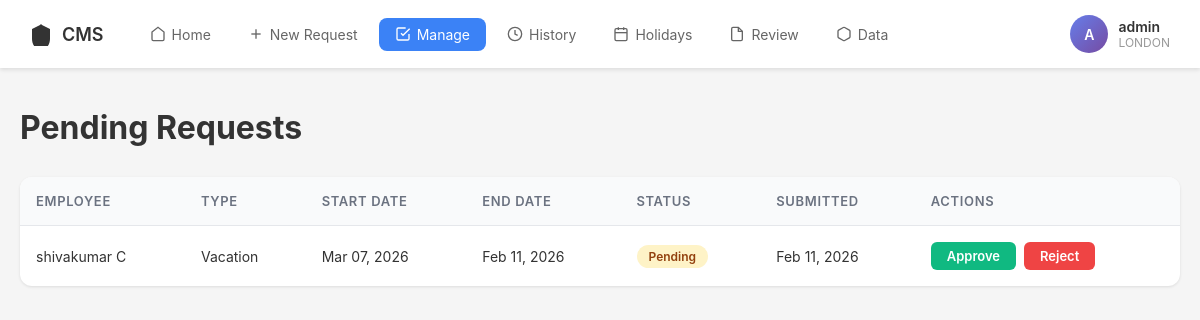
The page /manage/ (signed in) on the database its author committed.
### cmsapp/models.py (models this page shows, shortened)
class User(AbstractUser):
    ROLE_CHOICES = (
        ('employee', 'Employee'),
        ('manager', 'Manager'),
        ('admin', 'Admin'),
    )
    role = models.CharField(max_length=10, choices=ROLE_CHOICES, default='employee')
    location = models.CharField(max_length=100, blank=True)
    country = models.CharField(max_length=100, default='USA')

class TimeOffRequest(models.Model):
    STATUS_CHOICES = [
    ('pending', 'Pending'),
    ('approved', 'Approved'),
    ('rejected', 'Rejected'),
    ('withdrawn', 'Withdrawn'),
]
    TYPE_CHOICES = (
        ('vacation', 'Vacation'),
        ('sick', 'Sick Leave'),
        ('personal', 'Personal Leave'),
        ('other', 'Other'),
    )
    user = models.ForeignKey(User, on_delete=models.CASCADE, related_name='time_off_requests')
    type = models.CharField(max_length=20, choices=TYPE_CHOICES, default='vacation')
    start_date = models.DateField()
    end_date = models.DateField()
    reason = models.TextField()
    status = models.CharField(max_length=10, choices=STATUS_CHOICES, default='pending')
    created_at = models.DateTimeField(auto_now_add=True)
    updated_at = models.DateTimeField(auto_now=True)
    reviewed_by = models.ForeignKey(User, on_delete=models.SET_NULL, null=True, blank=True, related_name='reviewed_requests')
    review_comment = models.TextField(blank=True)
    class Meta:
        ordering = ['-created_at']

### cmsapp/views.py (the view)
# urls.py: path('manage/', views.manage_requests_view, name='manage_requests'),
@login_required
def manage_requests_view(request):
    if request.user.role in ['manager', 'admin']:
        requests = TimeOffRequest.objects.filter(status='pending')
    else:
        requests = TimeOffRequest.objects.filter(user=request.user)
    return render(request, 'manage_requests.html', {'requests': requests})

### templates/manage_requests.html (shortened to what this page needs)
{% extends 'base.html' %}
{% block content %}
<div class="page-header">
    <h1 class="page-title">
        {% if user.role == 'employee' %}
            My Requests
        {% else %}
            Pending Requests
        {% endif %}
    </h1>
</div>
<div class="requests-container">
    {% if requests %}
    <table class="requests-table">
        <thead>
            <tr>
                <th>Employee</th>
                <th>Type</th>
                <th>Start Date</th>
                <th>End Date</th>
                <th>Status</th>
                <th>Submitted</th>
                <th>Actions</th>
            </tr>
        </thead>
        <tbody>
            {% for request in requests %}
            <tr>
                <td>{{ request.user.get_full_name }}</td>
                <td style="text-transform: capitalize;">{{ request.type }}</td>
                <td>{{ request.start_date|date:"M d, Y" }}</td>
                <td>{{ request.end_date|date:"M d, Y" }}</td>
                <td>
                    <span class="status-badge status-{{ request.status }}">
                        {{ request.status }}
                    </span>
                </td>
                <td>{{ request.created_at|date:"M d, Y" }}</td>
                <td>
                    <div class="action-buttons">
                        {% if user.role != 'employee' and request.status == 'pending' %}
                            <a href="{% url 'approve_request' request.id %}" class="btn-sm btn-approve">Approve</a>
                            <a href="{% url 'reject_request' request.id %}" class="btn-sm btn-reject">Reject</a>
                        {% endif %}
                    </div>
                </td>
            </tr>
            {% endfor %}
        </tbody>
    </table>
    {% endif %}
</div>
{% endblock %}

### templates/base.html (shortened to what this page needs)
<!DOCTYPE html>
<html lang="en">
<head>
</head>
<body>
    <nav class="navbar">
        <div class="navbar-left">
            <a href="{% url 'home' %}" class="logo">
                <svg viewBox="0 0 24 24" fill="currentColor">
                    <path d="M12 2L2 7v10c0 5.55 3.84 10.74 9 12 5.16-1.26 9-6.45 9-12V7l-10-5z"/>
                </svg>
                CMS
            </a>
            <ul class="nav-links">
                <li><a href="{% url 'home' %}" class="{% if request.resolver_match.url_name == 'home' %}active{% endif %}">
                    <svg width="16" height="16" viewBox="0 0 24 24" fill="none" stroke="currentColor" stroke-width="2">
                        <path d="M3 9l9-7 9 7v11a2 2 0 0 1-2 2H5a2 2 0 0 1-2-2z"/>
                    </svg>
                    Home
                </a></li>
                <li><a href="{% url 'new_request' %}" class="{% if request.resolver_match.url_name == 'new_request' %}active{% endif %}">
                    <svg width="16" height="16" viewBox="0 0 24 24" fill="none" stroke="currentColor" stroke-width="2">
                        <line x1="12" y1="5" x2="12" y2="19"/>
                        <line x1="5" y1="12" x2="19" y2="12"/>
                    </svg>
                    New Request
                </a></li>
                <li><a href="{% url 'manage_requests' %}" class="{% if request.resolver_match.url_name == 'manage_requests' %}active{% endif %}">
                    <svg width="16" height="16" viewBox="0 0 24 24" fill="none" stroke="currentColor" stroke-width="2">
                        <path d="M9 11l3 3L22 4"/>
                        <path d="M21 12v7a2 2 0 0 1-2 2H5a2 2 0 0 1-2-2V5a2 2 0 0 1 2-2h11"/>
                    </svg>
                    Manage
                </a></li>
                <li><a href="{% url 'history' %}" class="{% if request.resolver_match.url_name == 'history' %}active{% endif %}">
                    <svg width="16" height="16" viewBox="0 0 24 24" fill="none" stroke="currentColor" stroke-width="2">
                        <circle cx="12" cy="12" r="10"/>
                        <polyline points="12 6 12 12 16 14"/>
                    </svg>
                    History
                </a></li>
                <li><a href="{% url 'holidays' %}" class="{% if request.resolver_match.url_name == 'holidays' %}active{% endif %}">
                    <svg width="16" height="16" viewBox="0 0 24 24" fill="none" stroke="currentColor" stroke-width="2">
                        <rect x="3" y="4" width="18" height="18" rx="2" ry="2"/>
                        <line x1="16" y1="2" x2="16" y2="6"/>
                        <line x1="8" y1="2" x2="8" y2="6"/>
                        <line x1="3" y1="10" x2="21" y2="10"/>
                    </svg>
                    Holidays
                </a></li>
                {% if user.role == 'manager' or user.role == 'admin' %}
                <li><a href="{% url 'review' %}" class="{% if request.resolver_match.url_name == 'review' %}active{% endif %}">
                    <svg width="16" height="16" viewBox="0 0 24 24" fill="none" stroke="currentColor" stroke-width="2">
                        <path d="M14 2H6a2 2 0 0 0-2 2v16a2 2 0 0 0 2 2h12a2 2 0 0 0 2-2V8z"/>
                        <polyline points="14 2 14 8 20 8"/>
                    </svg>
                    Review
                </a></li>
                {% endif %}
                {% if user.role == 'admin' %}
                <li><a href="{% url 'data' %}" class="{% if request.resolver_match.url_name == 'data' %}active{% endif %}">
                    <svg width="16" height="16" viewBox="0 0 24 24" fill="none" stroke="currentColor" stroke-width="2">
                        <path d="M21 16V8a2 2 0 0 0-1-1.73l-7-4a2 2 0 0 0-2 0l-7 4A2 2 0 0 0 3 8v8a2 2 0 0 0 1 1.73l7 4a2 2 0 0 0 2 0l7-4A2 2 0 0 0 21 16z"/>
                    </svg>
                    Data
                </a></li>
                {% endif %}
            </ul>
        </div>
        <div class="user-profile dropdown">
            <div class="user-avatar">{{ user.first_name.0|upper }}{{ user.last_name.0|upper }}</div>
            <div class="user-info">
                <div class="user-name">{{ user.get_full_name }}</div>
                <div class="user-location">{{ user.location }}</div>
            </div>
        </div>
    </nav>
    <div class="container">
        {% block content %}{% endblock %}
    </div>
</body>
</html>

### templates/base.html (style rules this page uses)
* { margin: 0; padding: 0; box-sizing: border-box; }
body { font-family: -apple-system, BlinkMacSystemFont, 'Segoe UI', Roboto, Oxygen, Ubuntu, Cantarell, sans-serif; background-color: #f5f5f5; color: #333; }
.navbar { background-color: white; padding: 15px 30px; box-shadow: 0 2px 4px rgba(0,0,0,0.1); display: flex; align-items: center; justify-content: space-between; }
.navbar-left { display: flex; align-items: center; gap: 30px; }
.logo { display: flex; align-items: center; gap: 8px; font-size: 18px; font-weight: 600; color: #333; text-decoration: none; }
.logo svg { width: 24px; height: 24px; }
.nav-links { display: flex; gap: 5px; list-style: none; }
.nav-links a { text-decoration: none; color: #666; padding: 8px 16px; border-radius: 8px; font-size: 14px; display: flex; align-items: center; gap: 6px; transition: all 0.2s; position: relative; }
.nav-links a.active { background-color: #3b82f6; color: white; }
.user-profile { display: flex; align-items: center; gap: 10px; cursor: pointer; position: relative; }
.user-avatar { width: 38px; height: 38px; border-radius: 50%; background: linear-gradient(135deg, #667eea 0%, #764ba2 100%); display: flex; align-items: center; justify-content: center; color: white; font-weight: 600; font-size: 14px; }
.user-info { display: flex; flex-direction: column; }
.user-name { font-weight: 600; font-size: 14px; }
.user-location { font-size: 12px; color: #999; }
.container { max-width: 1200px; margin: 0 auto; padding: 40px 20px; }
.dropdown { position: relative; }

### templates/manage_requests.html (style rules this page uses)
.page-header { margin-bottom: 30px; }
.page-title { font-size: 32px; font-weight: 700; margin-bottom: 8px; }
.requests-container { background: white; border-radius: 12px; box-shadow: 0 1px 3px rgba(0,0,0,0.1); overflow: hidden; }
.requests-table { width: 100%; border-collapse: collapse; }
.requests-table thead { background-color: #f9fafb; border-bottom: 1px solid #e5e7eb; }
.requests-table th { padding: 16px; text-align: left; font-size: 13px; font-weight: 600; color: #6b7280; text-transform: uppercase; letter-spacing: 0.05em; }
.requests-table td { padding: 16px; border-bottom: 1px solid #e5e7eb; font-size: 14px; }
.requests-table tbody tr:last-child td { border-bottom: none; }
.status-badge { display: inline-block; padding: 4px 12px; border-radius: 12px; font-size: 12px; font-weight: 600; text-transform: capitalize; }
.status-pending { background-color: #fef3c7; color: #92400e; }
.action-buttons { display: flex; gap: 8px; }
.btn-sm { padding: 6px 16px; border: none; border-radius: 6px; font-size: 13px; font-weight: 600; cursor: pointer; transition: all 0.2s; text-decoration: none; display: inline-block; }
.btn-approve { background-color: #10b981; color: white; }
.btn-reject { background-color: #ef4444; color: white; }

### rows shown on the page
User: first_name.0 "A", get_full_name "admin", location "LONDON"
TimeOffRequest: user.get_full_name "shivakumar C", type "Vacation", start_date "Mar 07, 2026", end_date "Feb 11, 2026", status "Pending", created_at "Feb 11, 2026", shows "Approve"
